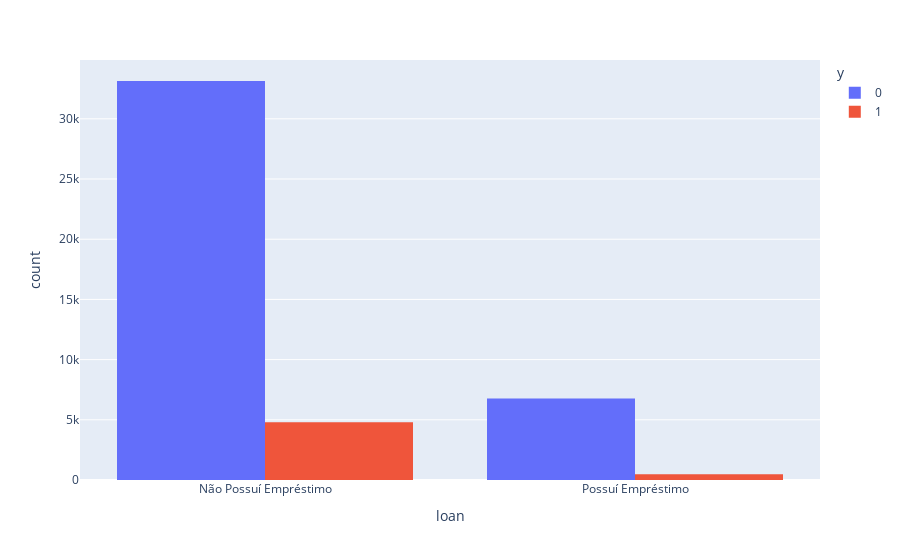

Source (notebook cell):
### Code cell
px.histogram(data, x="loan", color="y", barmode = 'group')

### Figure 1 — Plotly figure (JSON) as saved in the notebook; plotly's stock layout.template omitted (floating-point values rounded to 4 significant figures; data arrays with more than 128 entries replaced by an {"elided": "..."} marker saying what was removed)
{"data": [{"alignmentgroup": "True", "bingroup": "x", "hovertemplate": "y=0<br>loan=%{x}<br>count=%{y}<extra></extra>", "legendgroup": "0", "marker": {"color": "#636efa"}, "name": "0", "offsetgroup": "0", "orientation": "v", "showlegend": true, "type": "histogram", "x": {"elided": "39901 str values"}, "xaxis": "x", "yaxis": "y"}, {"alignmentgroup": "True", "bingroup": "x", "hovertemplate": "y=1<br>loan=%{x}<br>count=%{y}<extra></extra>", "legendgroup": "1", "marker": {"color": "#EF553B"}, "name": "1", "offsetgroup": "1", "orientation": "v", "showlegend": true, "type": "histogram", "x": {"elided": "5289 str values"}, "xaxis": "x", "yaxis": "y"}], "layout": {"barmode": "group", "legend": {"title": {"text": "y"}, "tracegroupgap": 0}, "margin": {"t": 60}, "xaxis": {"anchor": "y", "domain": [0, 1], "title": {"text": "loan"}}, "yaxis": {"anchor": "x", "domain": [0, 1], "title": {"text": "count"}}}}
